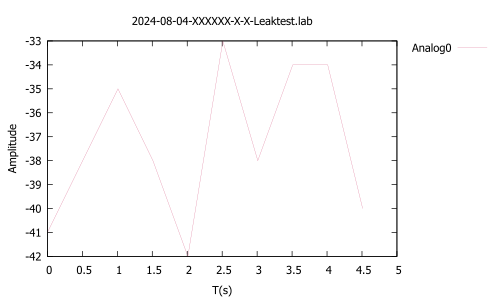

The gnuplot source for this figure:
set terminal pdf
set encoding utf8
set output "2024-08-04-XXXXXX-X-X-Leaktest.pdf"
set encoding utf8
#set xrange [0.0:600.0]
#set xrange [0.0:20.0]
set key outside
set style line 1 linecolor rgb '#DB7093' linewidth 0.1
set title "2024-08-04-XXXXXX-X-X-Leaktest.lab"
set xlabel "T(s)"
set ylabel "Amplitude"
plot "2024-08-04-XXXXXX-X-X-Leaktest.lab" using 1:2 w l linestyle 1 title "Analog0"
